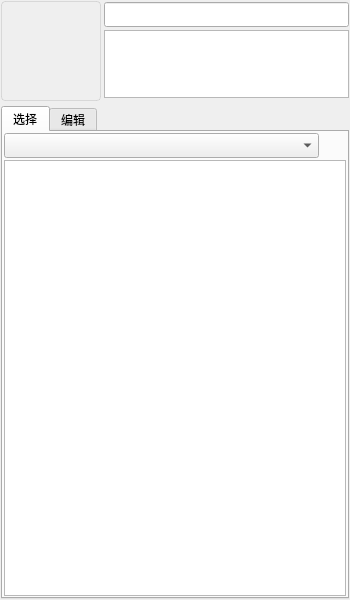
<?xml version='1.0' encoding='utf-8'?>
<ui version="4.0">
 <class>Form</class>
 <widget class="QWidget" name="Form">
  <property name="geometry">
   <rect>
    <x>0</x>
    <y>0</y>
    <width>350</width>
    <height>600</height>
   </rect>
  </property>
  <property name="sizePolicy">
   <sizepolicy hsizetype="Expanding" vsizetype="Expanding">
    <horstretch>0</horstretch>
    <verstretch>0</verstretch>
   </sizepolicy>
  </property>
  <property name="minimumSize">
   <size>
    <width>0</width>
    <height>0</height>
   </size>
  </property>
  <property name="maximumSize">
   <size>
    <width>16777215</width>
    <height>16777215</height>
   </size>
  </property>
  <property name="windowTitle">
   <string>Form</string>
  </property>
  <layout class="QVBoxLayout" name="verticalLayout_3">
   <property name="spacing">
    <number>5</number>
   </property>
   <property name="leftMargin">
    <number>1</number>
   </property>
   <property name="topMargin">
    <number>1</number>
   </property>
   <property name="rightMargin">
    <number>1</number>
   </property>
   <property name="bottomMargin">
    <number>1</number>
   </property>
   <item>
    <layout class="QHBoxLayout" name="horizontalLayout_1">
     <property name="spacing">
      <number>3</number>
     </property>
     <item>
      <widget class="QLabel" name="comPaint">
       <property name="sizePolicy">
        <sizepolicy hsizetype="Preferred" vsizetype="Preferred">
         <horstretch>0</horstretch>
         <verstretch>0</verstretch>
        </sizepolicy>
       </property>
       <property name="minimumSize">
        <size>
         <width>100</width>
         <height>100</height>
        </size>
       </property>
       <property name="maximumSize">
        <size>
         <width>100</width>
         <height>100</height>
        </size>
       </property>
       <property name="autoFillBackground">
        <bool>false</bool>
       </property>
       <property name="styleSheet">
        <string notr="true">QLabel {border: 1px solid rgba(200, 200, 200, 150); background-color: rgba(0, 0, 0, 0); border-radius: 4px;}</string>
       </property>
       <property name="text">
        <string />
       </property>
       <property name="scaledContents">
        <bool>false</bool>
       </property>
       <property name="alignment">
        <set>Qt::AlignCenter</set>
       </property>
       <property name="wordWrap">
        <bool>false</bool>
       </property>
      </widget>
     </item>
     <item>
      <layout class="QVBoxLayout" name="verticalLayout">
       <property name="spacing">
        <number>2</number>
       </property>
       <item>
        <widget class="QLineEdit" name="comName">
         <property name="minimumSize">
          <size>
           <width>0</width>
           <height>25</height>
          </size>
         </property>
         <property name="maximumSize">
          <size>
           <width>16777215</width>
           <height>25</height>
          </size>
         </property>
         <property name="readOnly">
          <bool>false</bool>
         </property>
        </widget>
       </item>
       <item>
        <widget class="QTextEdit" name="comDescription">
         <property name="sizePolicy">
          <sizepolicy hsizetype="Ignored" vsizetype="Preferred">
           <horstretch>0</horstretch>
           <verstretch>0</verstretch>
          </sizepolicy>
         </property>
         <property name="minimumSize">
          <size>
           <width>0</width>
           <height>68</height>
          </size>
         </property>
         <property name="maximumSize">
          <size>
           <width>16777215</width>
           <height>68</height>
          </size>
         </property>
         <property name="html">
          <string>&lt;!DOCTYPE HTML PUBLIC "-//W3C//DTD HTML 4.0//EN" "http://www.w3.org/TR/REC-html40/strict.dtd"&gt;
&lt;html&gt;&lt;head&gt;&lt;meta name="qrichtext" content="1" /&gt;&lt;style type="text/css"&gt;
p, li { white-space: pre-wrap; }
&lt;/style&gt;&lt;/head&gt;&lt;body style=" font-family:'SimSun'; font-size:9pt; font-weight:400; font-style:normal;"&gt;
&lt;p style="-qt-paragraph-type:empty; margin-top:0px; margin-bottom:0px; margin-left:0px; margin-right:0px; -qt-block-indent:0; text-indent:0px;"&gt;&lt;br /&gt;&lt;/p&gt;&lt;/body&gt;&lt;/html&gt;</string>
         </property>
        </widget>
       </item>
      </layout>
     </item>
    </layout>
   </item>
   <item>
    <widget class="QTabWidget" name="tabWidget">
     <property name="currentIndex">
      <number>0</number>
     </property>
     <widget class="QWidget" name="tab">
      <attribute name="title">
       <string>选择</string>
      </attribute>
      <layout class="QVBoxLayout" name="verticalLayout_2">
       <property name="spacing">
        <number>2</number>
       </property>
       <property name="leftMargin">
        <number>1</number>
       </property>
       <property name="topMargin">
        <number>1</number>
       </property>
       <property name="rightMargin">
        <number>1</number>
       </property>
       <property name="bottomMargin">
        <number>1</number>
       </property>
       <item>
        <layout class="QHBoxLayout" name="horizontalLayout_2">
         <property name="spacing">
          <number>2</number>
         </property>
         <item>
          <widget class="QComboBox" name="comSelect">
           <property name="sizePolicy">
            <sizepolicy hsizetype="Expanding" vsizetype="Preferred">
             <horstretch>255</horstretch>
             <verstretch>0</verstretch>
            </sizepolicy>
           </property>
           <property name="maximumSize">
            <size>
             <width>16777215</width>
             <height>16777215</height>
            </size>
           </property>
          </widget>
         </item>
         <item>
          <widget class="QToolButton" name="comDetails">
           <property name="styleSheet">
            <string notr="true">QToolButton { border: none; background: transparent; border-radius: 4px;}
QToolButton:hover { background-color: rgba(0, 120, 215, 60); }
QToolButton:pressed { background-color: rgba(0, 120, 215, 80); }
QToolButton:checked { background-color: rgba(0, 120, 215, 100); border: 1px solid rgba(0, 120, 215, 150); }</string>
           </property>
           <property name="text">
            <string />
           </property>
           <property name="icon">
            <iconset resource="../../assets/resources.qrc">
             <normaloff>:/toolbar/icons/tb_layer_manager.svg</normaloff>:/toolbar/icons/tb_layer_manager.svg</iconset>
           </property>
           <property name="iconSize">
            <size>
             <width>22</width>
             <height>22</height>
            </size>
           </property>
           <property name="checkable">
            <bool>true</bool>
           </property>
          </widget>
         </item>
        </layout>
       </item>
       <item>
        <widget class="QListWidget" name="comLists">
         <property name="iconSize">
          <size>
           <width>64</width>
           <height>64</height>
          </size>
         </property>
         <property name="viewMode">
          <enum>QListView::ListMode</enum>
         </property>
        </widget>
       </item>
      </layout>
     </widget>
     <widget class="QWidget" name="tab_2">
      <attribute name="title">
       <string>编辑</string>
      </attribute>
     </widget>
    </widget>
   </item>
  </layout>
 </widget>
 <resources>
  <include location="../../assets/resources.qrc" />
 </resources>
 <connections />
</ui>
